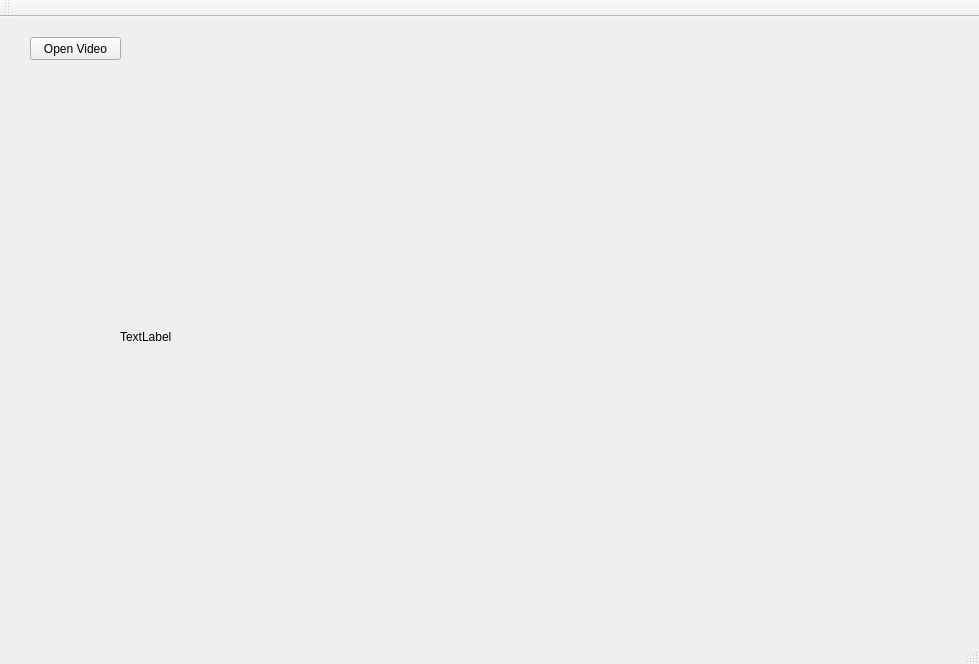
<?xml version="1.0" encoding="UTF-8"?>
<ui version="4.0">
 <class>MainWindow</class>
 <widget class="QMainWindow" name="MainWindow">
  <property name="geometry">
   <rect>
    <x>0</x>
    <y>0</y>
    <width>979</width>
    <height>664</height>
   </rect>
  </property>
  <property name="windowTitle">
   <string>MainWindow</string>
  </property>
  <widget class="QWidget" name="centralWidget">
   <widget class="QPushButton" name="btn_open_video">
    <property name="geometry">
     <rect>
      <x>30</x>
      <y>20</y>
      <width>91</width>
      <height>23</height>
     </rect>
    </property>
    <property name="text">
     <string>Open Video</string>
    </property>
   </widget>
   <widget class="QLabel" name="lbl_image">
    <property name="geometry">
     <rect>
      <x>120</x>
      <y>80</y>
      <width>720</width>
      <height>480</height>
     </rect>
    </property>
    <property name="text">
     <string>TextLabel</string>
    </property>
   </widget>
  </widget>
  <widget class="QMenuBar" name="menuBar">
   <property name="geometry">
    <rect>
     <x>0</x>
     <y>0</y>
     <width>979</width>
     <height>20</height>
    </rect>
   </property>
  </widget>
  <widget class="QToolBar" name="mainToolBar">
   <attribute name="toolBarArea">
    <enum>TopToolBarArea</enum>
   </attribute>
   <attribute name="toolBarBreak">
    <bool>false</bool>
   </attribute>
  </widget>
  <widget class="QStatusBar" name="statusBar"/>
 </widget>
 <layoutdefault spacing="6" margin="11"/>
 <resources/>
 <connections/>
</ui>
